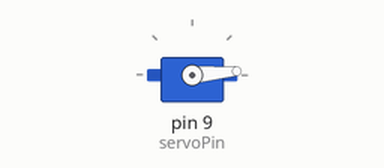
Recording of a sketch running on a simulated Arduino Uno, built with avr-gcc and run on an emulated ATmega328P. Parts: servo.

Above: at 2.6 s.
At 8.2 s:
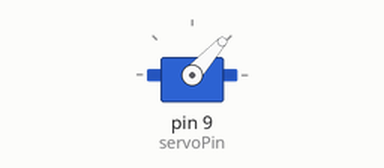
At 10.0 s:
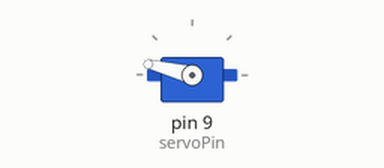
At 17.5 s:
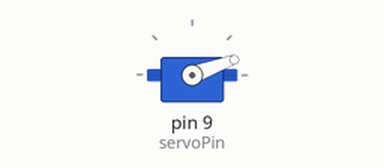
Timing chart, 0 to 22.3 s (numbered marks = the images above):
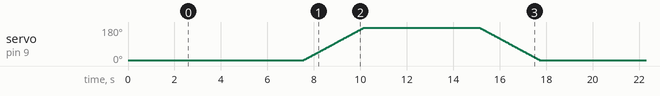

The sketch:

ServoMotor.ino
```cpp
#include <Servo.h>

Servo myservo;  // create servo object to control a servo

int closedAngle = 5;   // Angle of the servo when door is closed (0-180)
int openAngle   = 175; // Angle of the servo when door is open   (0-180)
int sweepAngle  = abs(openAngle - closedAngle);

int servoPin = 9; // PWM pin of arduino servo is connected to

int sweepSpeed = 65;                              // (Unit Deg/s)
int sweepDelay = 1000 / sweepSpeed;               // (Unit ms)
int sweepTime  = sweepAngle*sweepDelay;           // (Unit ms)

int pos = 0;           // variable to store the servo position

void setup() {
  Serial.begin(9600);
  myservo.attach(servoPin);  // attaches the servo on pin 9 to the servo object

  // Recover from reset state and close door
  myservo.write(closedAngle);   // Tell servo to go to position closed
  delay(sweepTime);             // Delay for worst case senario
  pinMode(servoPin, INPUT);     // TURN PWM MODE OFF
}

int sweep(int a_start, int a_end){
  pinMode(servoPin, OUTPUT); // TURN PWM MODE BACK ON (Stops buzzing when the motor isnt moving)
  // Sweep forward
  if (a_end > a_start){
    for (pos = a_start; pos <= a_end; pos += 1) {
      // in steps of 1 degree
      myservo.write(pos);              // tell servo to go to position in variable 'pos'
      delay(sweepDelay);               // Wait for the servo to reach the position, sets the speed
    }
  // Logic is different reversing the sweep
  } else {
    for (pos = a_start; pos >= a_end; pos -= 1) {
      // in steps of 1 degree
      myservo.write(pos);              // tell servo to go to position in variable 'pos'
      delay(sweepDelay);               // Wait for the servo to reach the position, sets the speed
    }
  }
  delay(sweepDelay);
  pinMode(servoPin, INPUT); // TURN PWM MODE OFF
}

void door_open() {
  sweep(closedAngle, openAngle);
}

void door_close() {
  sweep(openAngle, closedAngle);
}

void loop() {
  delay(5000);
  door_open();
  delay(5000);
  door_close();
}
```
